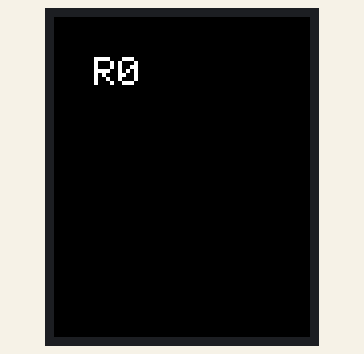
Simulated run of this sketch. Board: Arduino Nano, built with avr-gcc and run on an emulated ATmega328P. Shown: 160×128 colour display. What the sketch prints to the serial monitor is not drawn.

Above: at 2.4 s.
At 3.0 s:
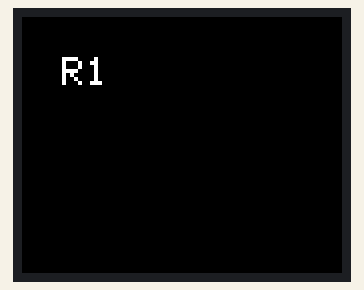
At 3.7 s:
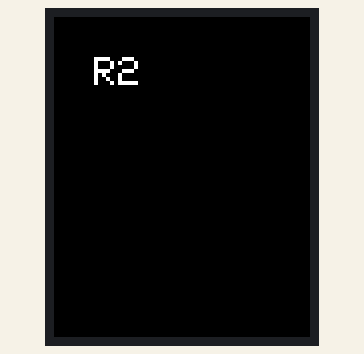
At 4.3 s:
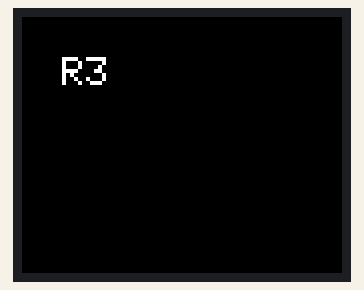
At 4.8 s:
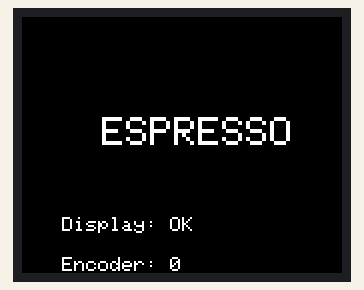

The sketch:

espresso-mod-simple.ino
```cpp
/*
 * Espresso Machine Mod Controller - SIMPLIFIED TEST VERSION
 * Arduino Nano with TFT Display and Rotary Encoder
 *
 * This simplified version tests ONLY the display and encoder
 * Other sensors disabled for initial testing
 */

#include <Adafruit_GFX.h>
#include <Adafruit_ST7735.h>
#include <SPI.h>

// ===== PIN CONFIGURATION =====
// Display pins
#define TFT_CS_PIN              A5
#define TFT_DC_PIN              A6
#define TFT_RST_PIN             A7
#define TFT_MOSI_PIN            11
#define TFT_CLK_PIN             13

// Rotary Encoder
#define ENCODER_CLK_PIN         6
#define ENCODER_DT_PIN          7
#define ENCODER_SW_PIN          8

// ===== DISPLAY =====
Adafruit_ST7735 tft = Adafruit_ST7735(TFT_CS_PIN, TFT_DC_PIN, TFT_MOSI_PIN, TFT_CLK_PIN, TFT_RST_PIN);

// ===== ENCODER VARIABLES =====
volatile int encoderValue = 0;
volatile boolean encoderButtonPressed = false;
int lastEncoderValue = 0;

void encoderISR() {
  static unsigned long lastTime = 0;
  unsigned long currentTime = millis();

  // Debounce
  if (currentTime - lastTime < 5) {
    return;
  }
  lastTime = currentTime;

  if (digitalRead(ENCODER_CLK_PIN) == digitalRead(ENCODER_DT_PIN)) {
    encoderValue++;
  } else {
    encoderValue--;
  }
}

void buttonISR() {
  static unsigned long lastTime = 0;
  unsigned long currentTime = millis();

  // Debounce
  if (currentTime - lastTime < 50) {
    return;
  }
  lastTime = currentTime;
  encoderButtonPressed = true;
}

void initEncoder() {
  pinMode(ENCODER_CLK_PIN, INPUT_PULLUP);
  pinMode(ENCODER_DT_PIN, INPUT_PULLUP);
  pinMode(ENCODER_SW_PIN, INPUT_PULLUP);

  attachInterrupt(digitalPinToInterrupt(ENCODER_CLK_PIN), encoderISR, CHANGE);
  attachInterrupt(digitalPinToInterrupt(ENCODER_SW_PIN), buttonISR, FALLING);
}

void initDisplay() {
  tft.initR(INITR_BLACKTAB);
  delay(100);

  // Try all 4 rotations to find correct one
  for(int rot = 0; rot < 4; rot++) {
    tft.setRotation(rot);
    tft.fillScreen(ST7735_BLACK);
    delay(100);

    tft.setTextColor(ST7735_WHITE);
    tft.setTextSize(2);
    tft.setCursor(20, 20);
    tft.print("R");
    tft.println(rot);
    delay(500);
  }

  // Use rotation 1 by default
  tft.setRotation(1);
  tft.fillScreen(ST7735_BLACK);

  tft.setTextColor(ST7735_WHITE);
  tft.setTextSize(2);
  tft.setCursor(40, 50);
  tft.println("ESPRESSO");

  tft.setTextSize(1);
  tft.setCursor(20, 100);
  tft.println("Display: OK");
}

void updateDisplay() {
  // Draw encoder value
  tft.fillRect(20, 120, 200, 20, ST7735_BLACK);  // Clear previous text

  tft.setTextColor(ST7735_WHITE);
  tft.setTextSize(1);
  tft.setCursor(20, 120);
  tft.print("Encoder: ");
  tft.println(encoderValue);

  // Draw button status
  tft.fillRect(20, 140, 200, 20, ST7735_BLACK);
  tft.setCursor(20, 140);
  tft.print("Button: ");
  if (encoderButtonPressed) {
    tft.println("PRESSED!");
    encoderButtonPressed = false;
  } else {
    tft.println("Ready");
  }
}

void setup() {
  Serial.begin(9600);
  delay(2000);

  Serial.println("Starting...");

  // Initialize components
  initDisplay();
  initEncoder();

  Serial.println("Display and Encoder initialized!");
}

void loop() {
  updateDisplay();
  delay(100);
}
```

Measured:
- what the display in image 0 shows lasts 0.5 s, from 2.4 s to 2.9 s
